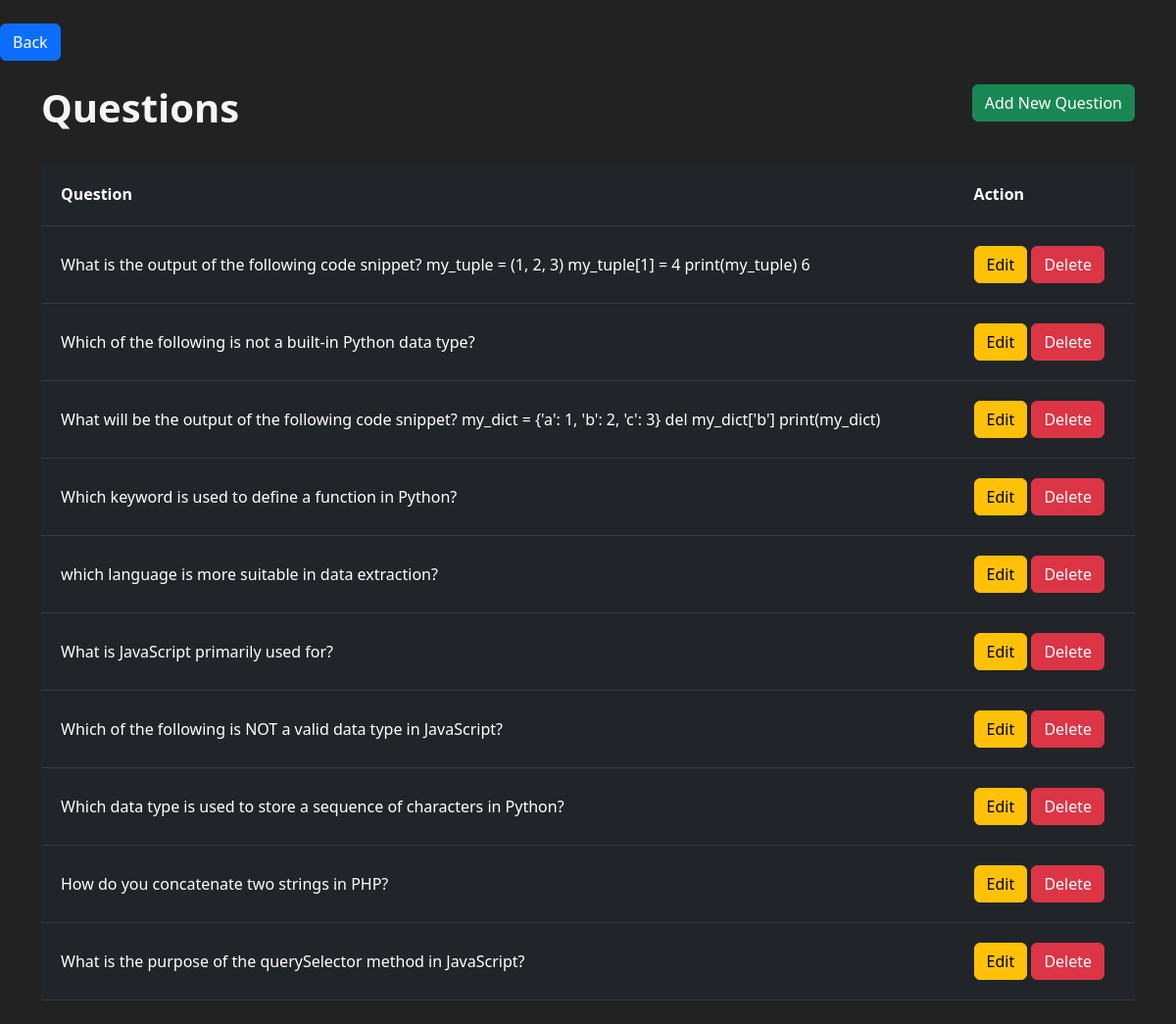
Page /dashboard.php on the committed database.
### tables this page shows
CREATE TABLE `questions` (
  `qid` int(50) NOT NULL,
  `question` text NOT NULL,
  `ans_id` int(50) NOT NULL,
  `correct` int(10) NOT NULL
);

### dashboard.php (the view, shortened to what this page needs)
<!DOCTYPE html>
<html lang="en">
<head>
    <link rel="stylesheet" href="https://cdn.jsdelivr.net/npm/bootstrap@5.2.2/dist/css/bootstrap.min.css"
>
</head>
<body>
    <header class="d-flex justify-content-between my-4">
        <div>
            <a href="http://localhost/project/Admin Panel.php" class="btn btn-primary">Back</a>
        </div>
    </header>
    <div class="container my-4">
        <header class="d-flex justify-content-between my-4">
            <h1><b>Questions</b></h1>
            <div>
                <a href="add.php" class="btn btn-success">Add New Question</a>
            </div>
        </header>
        <table class="table table-hover table-dark">
            <thead>
                <tr>
                    <th>Question</th>
                    <th>Action</th>
                </tr>
            </thead>
            <tbody>
                <?php
                include('conn.php');
                $sqlSelect = "SELECT * FROM questions";
                $result = mysqli_query($conn, $sqlSelect);
                while ($data = mysqli_fetch_array($result)) {
                    ?>
                    <tr>
                        <td>
                            <?php echo $data['question']; ?>
                        </td>
                        <td>
                            <a href="edit.php?id=<?php echo $data['qid']; ?>" class="btn btn-warning">Edit</a>
                            <a href="delete.php?id=<?php echo $data['qid']; ?>" class="btn btn-danger">Delete</a>
                        </td>
                    </tr>
                    <?php
                }
                ?>
            </tbody>
        </table>
    </div>
</body>
</html>

### dashboard.php (style rules this page uses)
table td, table th { vertical-align: middle; text-align: left; padding: 20px !important; }
body { background-color: #222; }
.d-flex justify-content-between my-4, h1 { color: whitesmoke; }

### rows in the picture
questions: question "What is the output of the following code snippet? my_tuple = (1, 2, 3) my_tuple[1] = 4 print(my_tuple) 6"
questions: question "Which of the following is not a built-in Python data type?"
questions: question "What will be the output of the following code snippet? my_dict = {'a': 1, 'b': 2, 'c': 3} del my_dict['b'] print(my_dict)"
questions: question "Which keyword is used to define a function in Python?"
questions: question "which language is more suitable in data extraction?"
questions: question "What is JavaScript primarily used for?"
questions: question "Which of the following is NOT a valid data type in JavaScript?"
questions: question "Which data type is used to store a sequence of characters in Python?"
questions: question "How do you concatenate two strings in PHP?"
questions: question "What is the purpose of the querySelector method in JavaScript?"
